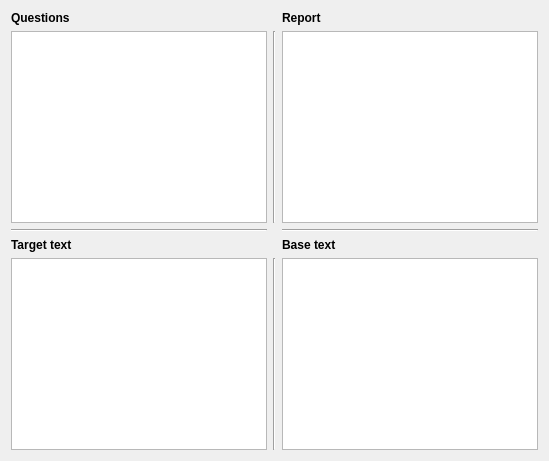
  <widget class="QWidget" name="centralWidget">
   <property name="sizePolicy">
    <sizepolicy hsizetype="Preferred" vsizetype="Maximum">
     <horstretch>0</horstretch>
     <verstretch>0</verstretch>
    </sizepolicy>
   </property>
   <layout class="QGridLayout" name="gridLayout">
    <item row="3" column="0">
     <widget class="Line" name="line">
      <property name="orientation">
       <enum>Qt::Horizontal</enum>
      </property>
     </widget>
    </item>
    <item row="2" column="2">
     <widget class="QTextEdit" name="textEdit_Report">
      <property name="mouseTracking">
       <bool>true</bool>
      </property>
      <property name="contextMenuPolicy">
       <enum>Qt::CustomContextMenu</enum>
      </property>
      <property name="readOnly">
       <bool>false</bool>
      </property>
      <property name="textInteractionFlags">
       <set>Qt::TextEditorInteraction</set>
      </property>
     </widget>
    </item>
    <item row="6" column="0">
     <widget class="QTextEdit" name="textEdit_TargetText">
      <property name="mouseTracking">
       <bool>true</bool>
      </property>
      <property name="contextMenuPolicy">
       <enum>Qt::CustomContextMenu</enum>
      </property>
      <property name="undoRedoEnabled">
       <bool>false</bool>
      </property>
      <property name="readOnly">
       <bool>true</bool>
      </property>
      <property name="textInteractionFlags">
       <set>Qt::TextSelectableByMouse</set>
      </property>
     </widget>
    </item>
    <item row="6" column="2">
     <widget class="QTextEdit" name="textEdit_BaseText">
      <property name="mouseTracking">
       <bool>true</bool>
      </property>
      <property name="contextMenuPolicy">
       <enum>Qt::CustomContextMenu</enum>
      </property>
      <property name="undoRedoEnabled">
       <bool>false</bool>
      </property>
      <property name="readOnly">
       <bool>true</bool>
      </property>
      <property name="textInteractionFlags">
       <set>Qt::TextSelectableByMouse</set>
      </property>
     </widget>
    </item>
    <item row="0" column="0">
     <widget class="QLabel" name="label_Questions">
      <property name="text">
       <string>&lt;b&gt;Questions&lt;/b&gt;</string>
      </property>
     </widget>
    </item>
    <item row="4" column="0">
     <widget class="QLabel" name="label_TargetText">
      <property name="text">
       <string>&lt;b&gt;Target text&lt;/b&gt;</string>
      </property>
     </widget>
    </item>
    <item row="0" column="2">
     <widget class="QLabel" name="label_Report">
      <property name="text">
       <string>&lt;b&gt;Report&lt;/b&gt;</string>
      </property>
     </widget>
    </item>
    <item row="4" column="2">
     <widget class="QLabel" name="label_BaseText">
      <property name="text">
       <string>&lt;b&gt;Base text&lt;b&gt;</string>
      </property>
     </widget>
    </item>
    <item row="2" column="0">
     <widget class="QTextEdit" name="textEdit_Questions">
      <property name="font">
       <font>
        <weight>50</weight>
        <italic>false</italic>
        <bold>false</bold>
        <underline>false</underline>
        <strikeout>false</strikeout>
       </font>
      </property>
      <property name="mouseTracking">
       <bool>true</bool>
      </property>
      <property name="contextMenuPolicy">
       <enum>Qt::CustomContextMenu</enum>
      </property>
      <property name="frameShape">
       <enum>QFrame::StyledPanel</enum>
      </property>
      <property name="frameShadow">
       <enum>QFrame::Sunken</enum>
      </property>
      <property name="lineWidth">
       <number>1</number>
      </property>
      <property name="midLineWidth">
       <number>0</number>
      </property>
      <property name="undoRedoEnabled">
       <bool>false</bool>
      </property>
      <property name="readOnly">
       <bool>true</bool>
      </property>
      <property name="textInteractionFlags">
       <set>Qt::TextSelectableByMouse</set>
      </property>
     </widget>
    </item>
    <item row="3" column="2">
     <widget class="Line" name="line_2">
      <property name="orientation">
       <enum>Qt::Horizontal</enum>
      </property>
     </widget>
    </item>
    <item row="6" column="1">
     <widget class="Line" name="line_3">
      <property name="orientation">
       <enum>Qt::Vertical</enum>
      </property>
     </widget>
    </item>
    <item row="2" column="1">
     <widget class="Line" name="line_4">
      <property name="orientation">
       <enum>Qt::Vertical</enum>
      </property>
     </widget>
    </item>
   </layout>
  </widget>
